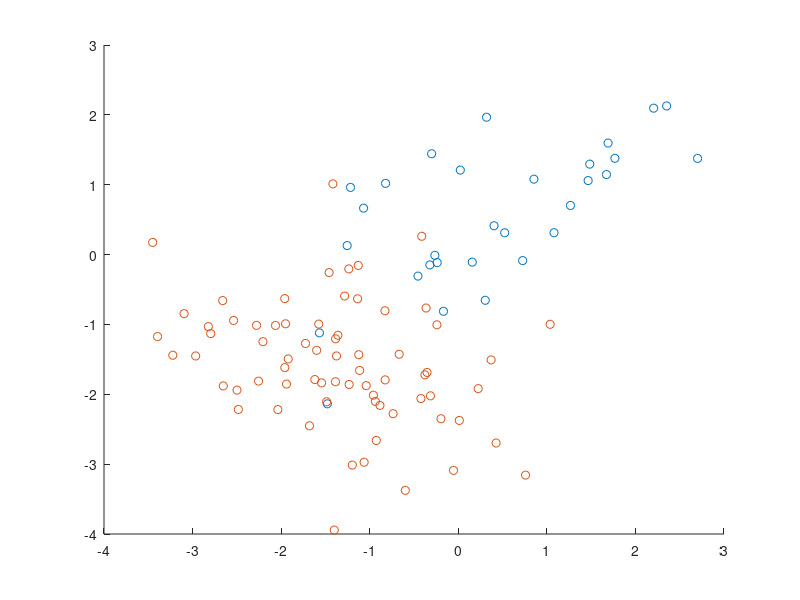

The MATLAB source for this figure: (Note: this script raises an error after producing the figure.)
% Generacion de datos
N_1=30;
N_2=70;
mu_1=[0.75 0.75]';
mu_2=[-1.5 -1.5]';
sigma_1=1;sigma_2=1;
rho=0.4;
Sigma_1=[sigma_1*sigma_1   rho*sigma_1*sigma_2;
         rho*sigma_1*sigma_2 sigma_2*sigma_2];
Sigma_2=[sigma_1*sigma_1   -rho*sigma_1*sigma_2;
         -rho*sigma_1*sigma_2 sigma_2*sigma_2];
X_1 = mvnrnd(mu_1,Sigma_1,N_1);
X_2 = mvnrnd(mu_2,Sigma_2,N_2);
figure(1);
scatter(X_1(:,1),X_1(:,2));
hold on
scatter(X_2(:,1),X_2(:,2));
% h=plot_gaussian_ellipsoid(mu_1, Sigma_1);
% h=plot_gaussian_ellipsoid(mu_2, Sigma_2);
% hold off

%Inicializacion
pi_1_inic=0.5;
pi_2_inic=0.5;
Sigma_1_inic=eye(2);
Sigma_2_inic=eye(2);
mu_1_inic=[-1 1]';
mu_2_inic=[1 -1]';
h=plot_gaussian_ellipsoid(mu_1_inic, Sigma_1_inic);
h=plot_gaussian_ellipsoid(mu_2_inic, Sigma_2_inic);
hold off

%Expectation
X=[X_1;X_2];
pi_1_old=pi_1_inic;
pi_2_old=pi_2_inic;
% pi_old=[pi_1_old pi_2_old]';
mu_1_old=mu_1_inic;
mu_2_old=mu_2_inic;
Sigma_1_old=Sigma_1_inic;
Sigma_2_old=Sigma_2_inic;
g=pi_1_old*mvnpdf(X,mu_1_old',Sigma_1_old);
g=[g pi_2_old*mvnpdf(X,mu_2_old',Sigma_2_old)];
vec_norm=sum(g,2);
g=g./[vec_norm vec_norm];


%Maximization
JUST DO IT!!!
